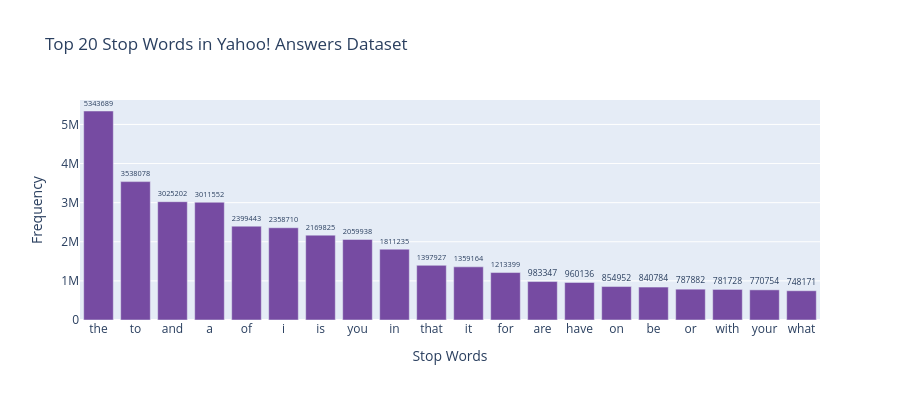

Source (notebook cell):
### Code cell
import pandas as pd
import plotly.graph_objects as go
from collections import Counter

# 1. Define Stop Words
stop_words = stop_words = {
    "a", "about", "above", "across", "after", "afterwards", "again", "against", "all", "almost", 
    "alone", "along", "already", "also", "although", "always", "am", "among", "amongst", "amoungst", 
    "amount", "an", "and", "another", "any", "anyhow", "anyone", "anything", "anyway", "anywhere", 
    "are", "around", "as", "at", "back", "be", "became", "because", "become", "becomes", "becoming", 
    "been", "before", "beforehand", "behind", "being", "below", "beside", "besides", "between", 
    "beyond", "bill", "both", "bottom", "but", "by", "call", "can", "cannot", "cant", "co", "con", 
    "could", "couldnt", "cry", "de", "describe", "detail", "do", "done", "down", "due", "during", 
    "each", "eg", "eight", "either", "eleven", "else", "elsewhere", "empty", "enough", "etc", "even", 
    "ever", "every", "everyone", "everything", "everywhere", "except", "few", "fifteen", "fify", 
    "fill", "find", "fire", "first", "five", "for", "former", "formerly", "forty", "found", "four", 
    "from", "front", "full", "further", "get", "give", "go", "had", "has", "hasnt", "have", "he", 
    "hence", "her", "here", "hereafter", "hereby", "herein", "hereupon", "hers", "herself", "him", 
    "himself", "his", "how", "however", "hundred", "i", "ie", "if", "in", "inc", "indeed", "interest", 
    "into", "is", "it", "its", "itself", "keep", "last", "latter", "latterly", "least", "less", "ltd", 
    "made", "many", "may", "me", "meanwhile", "might", "mill", "mine", "more", "moreover", "most", 
    "mostly", "move", "much", "must", "my", "myself", "name", "namely", "neither", "never", 
    "nevertheless", "next", "nine", "no", "nobody", "none", "noone", "nor", "not", "nothing", "now", 
    "nowhere", "of", "off", "often", "on", "once", "one", "only", "onto", "or", "other", "others", 
    "otherwise", "our", "ours", "ourselves", "out", "over", "own", "part", "per", "perhaps", "please", 
    "put", "rather", "re", "same", "see", "seem", "seemed", "seeming", "seems", "serious", "several", 
    "she", "should", "show", "side", "since", "sincere", "six", "sixty", "so", "some", "somehow", 
    "someone", "something", "sometime", "sometimes", "somewhere", "still", "such", "system", "take", 
    "ten", "than", "that", "the", "their", "them", "themselves", "then", "thence", "there", "thereafter", 
    "thereby", "therefore", "therein", "thereupon", "these", "they", "thick", "thin", "third", "this", 
    "those", "though", "three", "through", "throughout", "thru", "thus", "to", "together", "too", "top", 
    "toward", "towards", "twelve", "twenty", "two", "un", "under", "until", "up", "upon", "us", "very", 
    "via", "was", "we", "well", "were", "what", "whatever", "when", "whence", "whenever", "where", 
    "whereafter", "whereas", "whereby", "wherein", "whereupon", "wherever", "whether", "which", "while", 
    "whither", "who", "whoever", "whole", "whom", "whose", "why", "will", "with", "within", "without", 
    "would", "yet", "you", "your", "yours", "yourself", "yourselves"
}

# 3. Prepare Text Data
# Handle NaN values to prevent errors during string concatenation
df.fillna('', inplace=True)
# Combine all text fields to represent the full document
df['full_text'] = df['question_title'] + " " + df['question_content'] + " " + df['best_answer']

# 4. Count Stop Words
print("Processing text corpus...")
all_words = ' '.join(df['full_text']).lower().split()
stop_word_counts = Counter([word for word in all_words if word in stop_words])
top_stop_words = stop_word_counts.most_common(20)

words = [word for word, count in top_stop_words]
counts = [count for word, count in top_stop_words]

# 5. Create Bar Chart
fig = go.Figure(data=[go.Bar(
    x=words,
    y=counts,
    marker_color='#764ba2',
    text=counts,
    textposition='outside'
)])

fig.update_layout(
    title='Top 20 Stop Words in Yahoo! Answers Dataset',
    xaxis_title='Stop Words',
    yaxis_title='Frequency',
    width=900,
    height=400,
    showlegend=False
)

fig.show()

# 6. Print Statistics
total_words = len(all_words)
total_stop_words = sum(stop_word_counts.values())
print("--- Stop Word Statistics ---")
print(f"Total words: {total_words:,}")
print(f"Stop words: {total_stop_words:,} ({total_stop_words/total_words*100:.1f}%)")
print(f"Unique stop words found: {len(stop_word_counts)}")

### Figure 1 — Plotly figure (JSON) as saved in the notebook; plotly's stock layout.template omitted (floating-point values rounded to 4 significant figures)
{"data": [{"marker": {"color": "#764ba2"}, "text": ["5343689", "3538078", "3025202", "3011552", "2399443", "2358710", "2169825", "2059938", "1811235", "1397927", "1359164", "1213399", "983347", "960136", "854952", "840784", "787882", "781728", "770754", "748171"], "textposition": "outside", "type": "bar", "x": ["the", "to", "and", "a", "of", "i", "is", "you", "in", "that", "it", "for", "are", "have", "on", "be", "or", "with", "your", "what"], "y": [5343689, 3538078, 3025202, 3011552, 2399443, 2358710, 2169825, 2059938, 1811235, 1397927, 1359164, 1213399, 983347, 960136, 854952, 840784, 787882, 781728, 770754, 748171]}], "layout": {"height": 400, "showlegend": false, "title": {"text": "Top 20 Stop Words in Yahoo! Answers Dataset"}, "width": 900, "xaxis": {"title": {"text": "Stop Words"}}, "yaxis": {"title": {"text": "Frequency"}}}}
